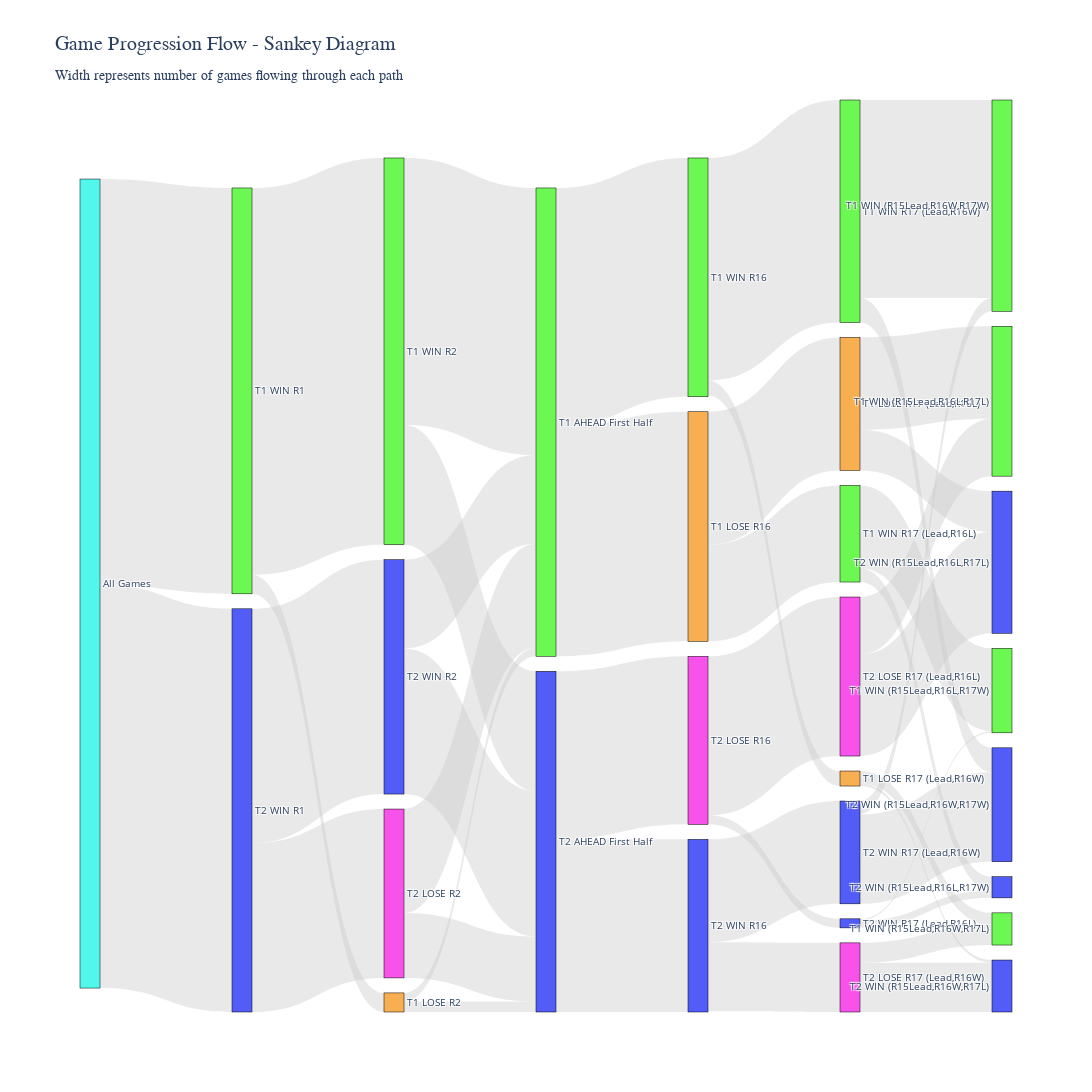

Notebook cell for this chart:
### Code cell
# ============================================================================
# SANKEY DIAGRAM - Interactive flow visualization
# ============================================================================

import plotly.graph_objects as go

def create_sankey_data():
    """Build Sankey diagram source/target/value arrays"""
    
    # Node labels (indexed)
    labels = [
        "All Games",  # 0
        
        # R1 level
        "T1 WIN R1", "T2 WIN R1",  # 1, 2
        
        # R2 level - T1 path
        "T1 WIN R2", "T1 LOSE R2",  # 3, 4
        # R2 level - T2 path
        "T2 WIN R2", "T2 LOSE R2",  # 5, 6
        
        # R15 level - T1 win
        "T1 AHEAD First Half",   # 7, 
        # R15 level - T2 loss
        "T2 AHEAD First Half",   # 8, 
        
        # R16 level - T1 paths (2 nodes)
        "T1 WIN R16", "T1 LOSE R16",  # 9, 10
        
        # R16 level - T2 paths (2 nodes)
        "T2 WIN R16", "T2 LOSE R16",  # 11, 12

        
        # R17 level - T1 paths (4 nodes)
        "T1 WIN R17 (Lead,R16W)", "T1 LOSE R17 (Lead,R16W)",  # 13, 14
        "T1 WIN R17 (Lead,R16L)", "T1 LOSE R17 (Lead,R16L)",  # 15, 16
        
        # R17 level - T2 paths (4 nodes)
        "T2 WIN R17 (Lead,R16W)", "T2 LOSE R17 (Lead,R16W)",  # 17, 18
        "T2 WIN R17 (Lead,R16L)", "T2 LOSE R17 (Lead,R16L)",  # 19, 20

        # Final outcomes - T1 (4 nodes)
        "T1 WIN (R15Lead,R16W,R17W)", #21
        "T1 WIN (R15Lead,R16W,R17L)", #22
        "T1 WIN (R15Lead,R16L,R17W)", #23
        "T1 WIN (R15Lead,R16L,R17L)", #24

        # Final outcomes - T2 (8 nodes)
        "T2 WIN (R15Lead,R16W,R17W)", #25
        "T2 WIN (R15Lead,R16W,R17L)", #26
        "T2 WIN (R15Lead,R16L,R17W)", #27
        "T2 WIN (R15Lead,R16L,R17L)", #28
    ]
    
    sources = []
    targets = []
    values = []
    
    # Root to R1
    sources.extend([0, 0])
    targets.extend([1, 2])
    values.extend([r1_counts['t1_wins'], r1_counts['t2_wins']])
    
    # R1 to R2
    sources.extend([1, 1, 2, 2])
    targets.extend([3, 4, 5, 6])
    values.extend(t1_r2_branches + t2_r2_branches)
    
    # R2 to R15 - Merge paths - Lead
    sources.extend([3, 3, 4, 4, 5, 5, 6, 6])
    targets.extend([7, 8, 7, 8, 8, 7, 8, 7])
    values.extend(t1r1w_t1r2w_r15 + t1r1w_t1r2l_r15 + t2r1w_t2r2w_r15 + t2r1w_t2r2l_r15)
    
    # R15 to R16 
    sources.extend([7, 7, 8, 8])
    targets.extend([9, 10, 11, 12])
    values.extend(t1_r16_branches + t2_r16_branches)
    
    # R16 to R17 - T1 paths
    sources.extend([9, 9, 10, 10])
    targets.extend([13, 14, 15, 16])
    values.extend(t1h1l_t1r16w_r17 + t1h1l_t1r16l_r17)

    # R16 to R17 - T2 paths
    sources.extend([11, 11, 12, 12])
    targets.extend([17, 18, 19, 20])
    values.extend(t2h1l_t2r16w_r17 + t2h1l_t2r16l_r17)
    
    # R17 to Final - T1 paths
    t1_r17_indices = [13, 13, 14, 14, 15, 15, 16, 16]
    t1_final_indices = [21, 25, 22, 26, 23, 27, 24, 28]
    sources.extend(t1_r17_indices)
    targets.extend(t1_final_indices)
    t1_final_values = [v for path_counts in t1_final_counts.values() for v in path_counts]
    values.extend(t1_final_values)
    
    # R16 to Final - T2 paths
    t2_r17_indices = [17, 17, 18, 18, 19, 19, 20, 20]
    t2_final_indices = [25, 21, 26, 22, 27, 23, 28, 24]
    sources.extend(t2_r17_indices)
    targets.extend(t2_final_indices)
    t2_final_values = [v for path_counts in t2_final_counts.values() for v in path_counts]
    values.extend(t2_final_values)
    
    return labels, sources, targets, values

# Create Sankey diagram
print("Building Sankey diagram...")
labels, sources, targets, values = create_sankey_data()

# Color scheme
node_colors = []
for label in labels:
    if "T1 WIN" in label or "T1 AHEAD" in label:
        node_colors.append("rgba(73, 245, 39, 0.8)")  # Green
    elif "T1 LOSE" in label or "T1 BEHIND" in label:
        node_colors.append("rgba(245, 155, 39, 0.8)")  # Orange
    elif "T2 WIN" in label or "T2 AHEAD" in label:
        node_colors.append("rgba(39, 52, 245, 0.8)")  # Blue
    elif "T2 LOSE" in label or "T2 BEHIND" in label:
        node_colors.append("rgba(245, 39, 228, 0.8)")  # Purple
    elif "All Games" in label or "T1" in label or "T2" in label:
        node_colors.append("rgba(39, 245, 232, 0.8)")  # Turquoise
    else:
        node_colors.append("rgba(223, 230, 233, 0.8)")  # Gray

fig = go.Figure(data=[go.Sankey(
    node=dict(
        pad=15,
        thickness=20,
        line=dict(color="black", width=0.5),
        label=labels,
        color=node_colors
    ),
    link=dict(
        source=sources,
        target=targets,
        value=values,
        color="rgba(200, 200, 200, 0.4)"
    )
)])

fig.update_layout(
    title=dict(
        text="Game Progression Flow - Sankey Diagram<br><sub>Width represents number of games flowing through each path</sub>",
        font=dict(size=20, family="Arial Black")
    ),
    font=dict(size=10),
    height=1200,
    width=1600,
)

fig.show()

print(f"✓ Sankey diagram complete with {len(labels)} nodes and {len(values)} flows")

# TODO: This graph can be improved. noteably, the last part is very chaotic. 
# Also potentially do not include category lose, instead only use t1 win/t2 win 
# and improve ordering of the bars (t1 top, t2 bottom)

### Figure 1 — Plotly figure (JSON) as saved in the notebook; plotly's stock layout.template omitted (floating-point values rounded to 4 significant figures)
{"data": [{"link": {"color": "rgba(200, 200, 200, 0.4)", "source": [0, 0, 1, 1, 2, 2, 3, 3, 4, 4, 5, 5, 6, 6, 7, 7, 8, 8, 9, 9, 10, 10, 11, 11, 12, 12, 13, 13, 14, 14, 15, 15, 16, 16, 17, 17, 18, 18, 19, 19, 20, 20], "target": [1, 2, 3, 4, 5, 6, 7, 8, 7, 8, 8, 7, 8, 7, 9, 10, 11, 12, 13, 14, 15, 16, 17, 18, 19, 20, 21, 25, 22, 26, 23, 27, 24, 28, 25, 21, 26, 22, 27, 23, 28, 24], "value": [44501, 44211, 42408, 2093, 25694, 18517, 29290, 13118, 941, 1152, 15962, 9732, 7124, 11393, 26183, 25173, 18929, 18427, 24392, 1645, 10594, 14579, 11273, 7580, 991, 17436, 21719, 2673, 1343, 302, 9084, 1510, 10129, 4450, 9817, 1456, 5396, 2184, 808, 183, 11138, 6298]}, "node": {"color": ["rgba(39, 245, 232, 0.8)", "rgba(73, 245, 39, 0.8)", "rgba(39, 52, 245, 0.8)", "rgba(73, 245, 39, 0.8)", "rgba(245, 155, 39, 0.8)", "rgba(39, 52, 245, 0.8)", "rgba(245, 39, 228, 0.8)", "rgba(73, 245, 39, 0.8)", "rgba(39, 52, 245, 0.8)", "rgba(73, 245, 39, 0.8)", "rgba(245, 155, 39, 0.8)", "rgba(39, 52, 245, 0.8)", "rgba(245, 39, 228, 0.8)", "rgba(73, 245, 39, 0.8)", "rgba(245, 155, 39, 0.8)", "rgba(73, 245, 39, 0.8)", "rgba(245, 155, 39, 0.8)", "rgba(39, 52, 245, 0.8)", "rgba(245, 39, 228, 0.8)", "rgba(39, 52, 245, 0.8)", "rgba(245, 39, 228, 0.8)", "rgba(73, 245, 39, 0.8)", "rgba(73, 245, 39, 0.8)", "rgba(73, 245, 39, 0.8)", "rgba(73, 245, 39, 0.8)", "rgba(39, 52, 245, 0.8)", "rgba(39, 52, 245, 0.8)", "rgba(39, 52, 245, 0.8)", "rgba(39, 52, 245, 0.8)"], "label": ["All Games", "T1 WIN R1", "T2 WIN R1", "T1 WIN R2", "T1 LOSE R2", "T2 WIN R2", "T2 LOSE R2", "T1 AHEAD First Half", "T2 AHEAD First Half", "T1 WIN R16", "T1 LOSE R16", "T2 WIN R16", "T2 LOSE R16", "T1 WIN R17 (Lead,R16W)", "T1 LOSE R17 (Lead,R16W)", "T1 WIN R17 (Lead,R16L)", "T1 LOSE R17 (Lead,R16L)", "T2 WIN R17 (Lead,R16W)", "T2 LOSE R17 (Lead,R16W)", "T2 WIN R17 (Lead,R16L)", "T2 LOSE R17 (Lead,R16L)", "T1 WIN (R15Lead,R16W,R17W)", "T1 WIN (R15Lead,R16W,R17L)", "T1 WIN (R15Lead,R16L,R17W)", "T1 WIN (R15Lead,R16L,R17L)", "T2 WIN (R15Lead,R16W,R17W)", "T2 WIN (R15Lead,R16W,R17L)", "T2 WIN (R15Lead,R16L,R17W)", "T2 WIN (R15Lead,R16L,R17L)"], "line": {"color": "black", "width": 0.5}, "pad": 15, "thickness": 20}, "type": "sankey"}], "layout": {"font": {"size": 10}, "height": 1200, "title": {"font": {"family": "Arial Black", "size": 20}, "text": "Game Progression Flow - Sankey Diagram<br><sub>Width represents number of games flowing through each path</sub>"}, "width": 1600}}
